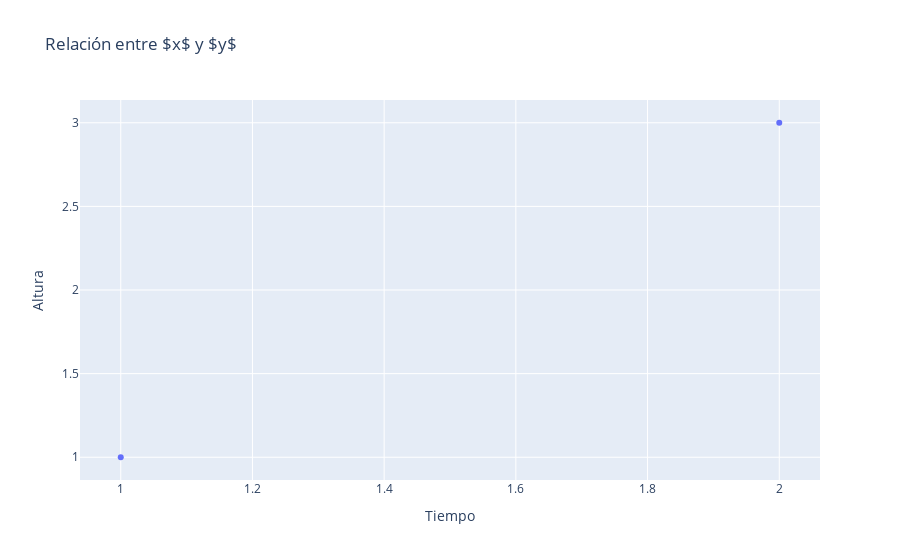

The notebook cell this image was saved under:
### Code cell
import pandas as pd 
import plotly.express as px
#fig = px.line(tabla,x = tabla.keys()[0], y = tabla.keys()[1], title=r'Relación entre $x$ y $y$')

fig = px.scatter(tabla,x = tabla.keys()[0], y = tabla.keys()[1], title=r'Relación entre $x$ y $y$')

fig.show()

fig.write_html('relacion_entre_x_e_y.html', auto_open=True)

### Figure 1 — Plotly figure (JSON) as saved in the notebook; plotly's stock layout.template omitted (floating-point values rounded to 4 significant figures)
{"data": [{"hovertemplate": "Tiempo=%{x}<br>Altura=%{y}<extra></extra>", "legendgroup": "", "marker": {"color": "#636efa", "symbol": "circle"}, "mode": "markers", "name": "", "orientation": "v", "showlegend": false, "type": "scatter", "x": [1, 2], "xaxis": "x", "y": [1, 3], "yaxis": "y"}], "layout": {"legend": {"tracegroupgap": 0}, "title": {"text": "Relación entre $x$ y $y$"}, "xaxis": {"anchor": "y", "domain": [0, 1], "title": {"text": "Tiempo"}}, "yaxis": {"anchor": "x", "domain": [0, 1], "title": {"text": "Altura"}}}}
